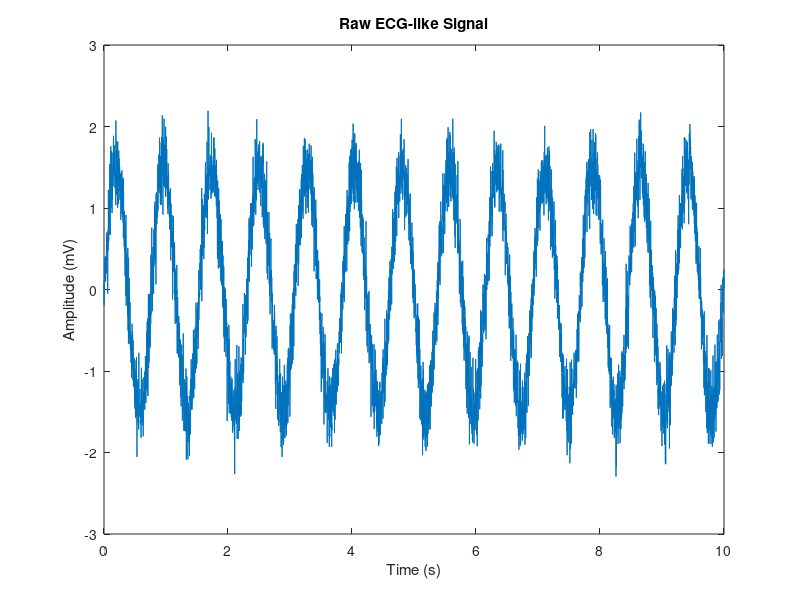

Write the MATLAB code that produced this figure.
% ECG signal generator - simple synthetic signal
fs = 500; % تردد أخذ العينات (500 Hz)
t = 0:1/fs:10; % مدة 10 ثواني
ecg = 1.5 * sin(2*pi*1.3*t) + 0.25*randn(size(t)); % إشارة ECG تقريبيّة مع ضوضاء

% عرض الإشارة
figure;
plot(t, ecg)
xlabel('Time (s)')
ylabel('Amplitude (mV)')
title('Raw ECG-like Signal')

% حفظ الإشارة لاستخدامها لاحقًا
save('ecg_signal.mat', 'ecg', 'fs', 't')
